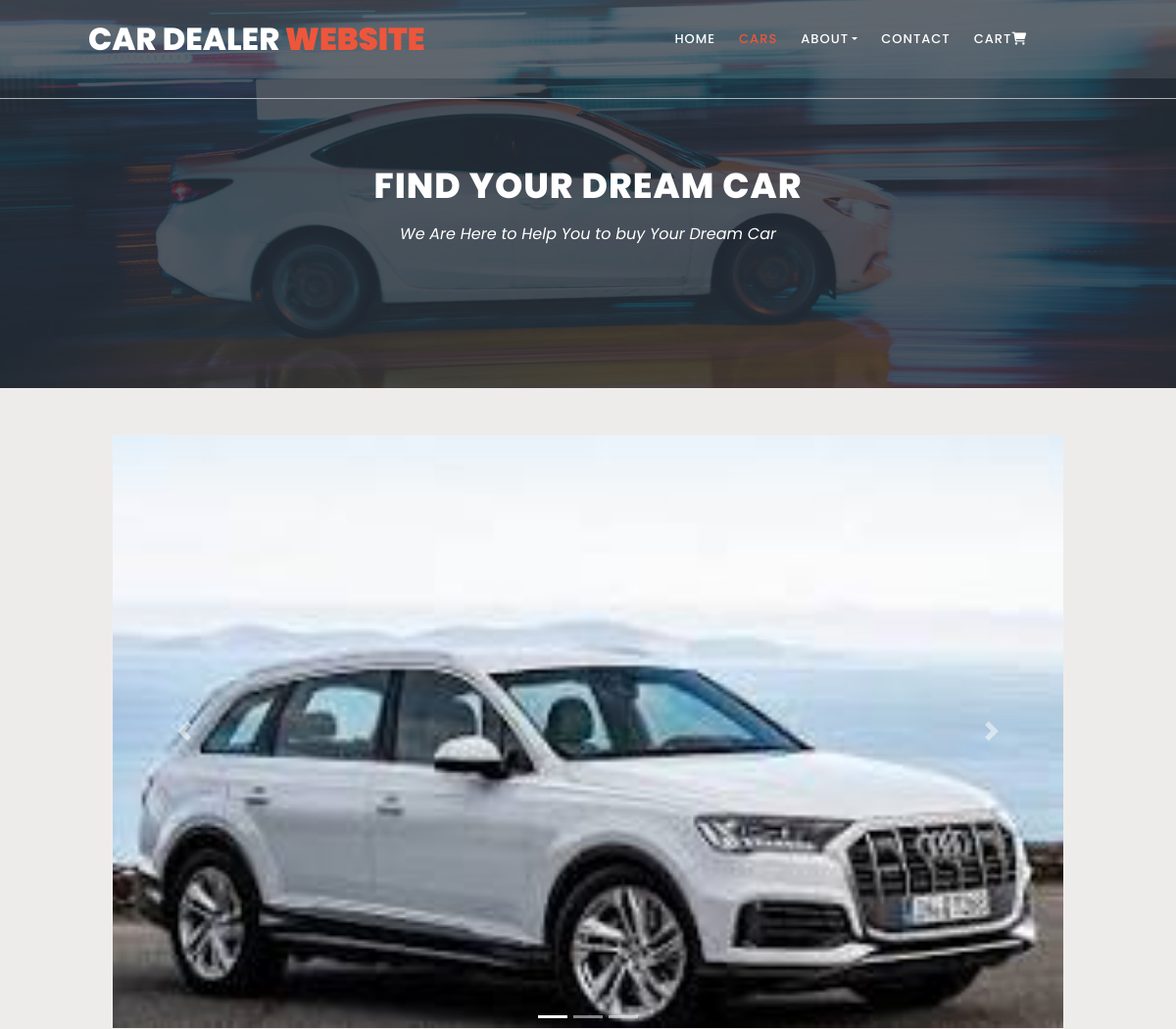
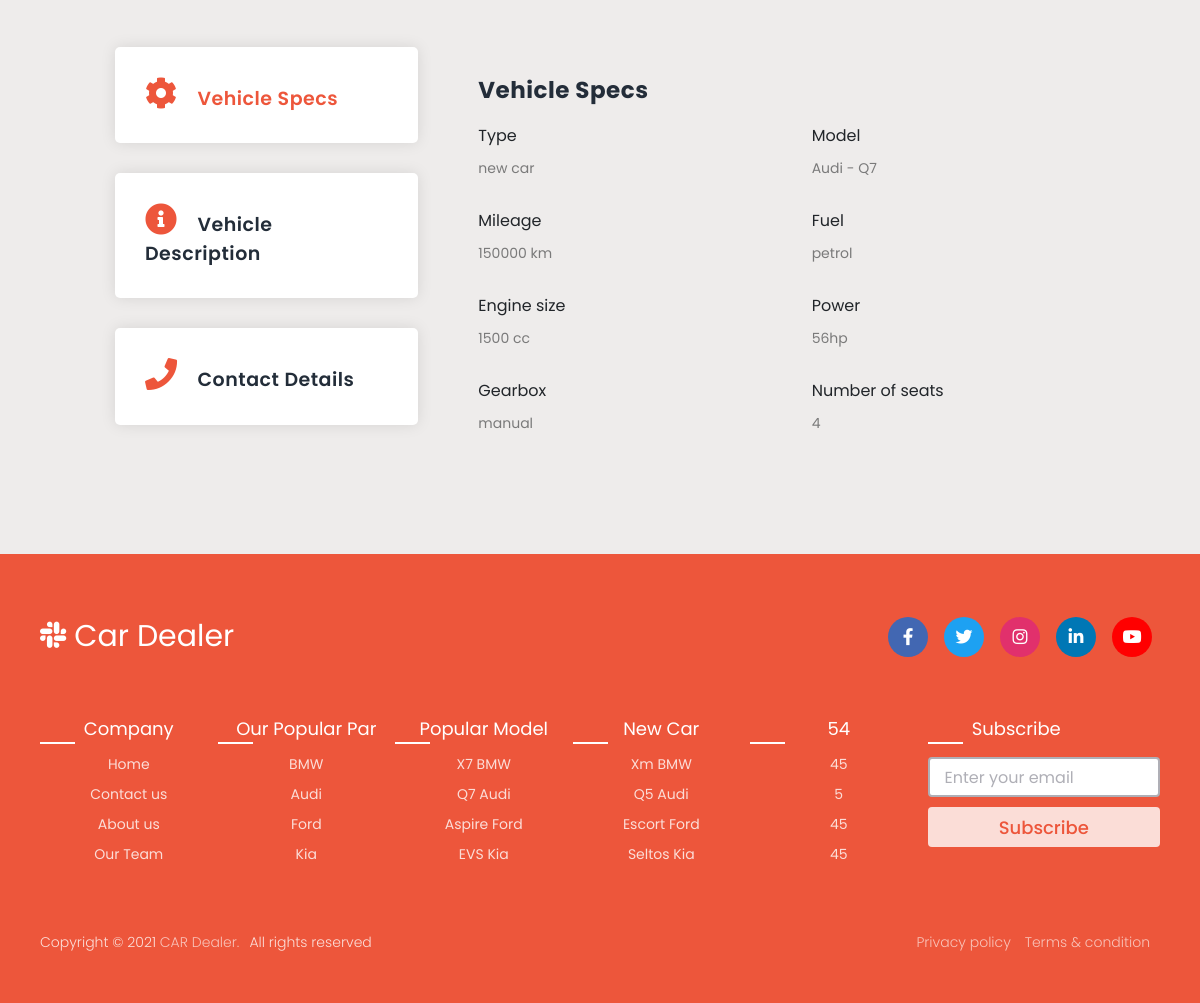
Page /user/car-details.php?carmodelId=3 on the committed database (2 pictures, top to bottom).
### tables this page shows
CREATE TABLE `detail_car` (
  `detail_id` int(11) NOT NULL,
  `id` int(11) NOT NULL,
  `doc` varchar(255) NOT NULL,
  `description` longtext NOT NULL,
  `mileage` varchar(255) NOT NULL,
  `enginesize` varchar(255) NOT NULL,
  `gearbox` varchar(255) NOT NULL,
  `type` varchar(255) NOT NULL,
  `fuel` varchar(255) NOT NULL,
  `power` varchar(255) NOT NULL,
  `seat` int(11) NOT NULL
);

CREATE TABLE `carmodel` (
  `id` int(11) NOT NULL,
  `car_id` int(11) NOT NULL,
  `doc` varchar(255) NOT NULL,
  `name` varchar(255) NOT NULL,
  `year` int(15) NOT NULL,
  `color` varchar(255) NOT NULL,
  `price` varchar(255) NOT NULL,
  `status` int(11) NOT NULL,
  `created_on` datetime NOT NULL DEFAULT current_timestamp(),
  `updated_on` datetime NOT NULL DEFAULT current_timestamp()
);

CREATE TABLE `footer` (
  `sno` int(11) NOT NULL,
  `title` varchar(255) NOT NULL,
  `value_1` varchar(255) NOT NULL,
  `value_2` varchar(255) NOT NULL,
  `value_3` varchar(255) NOT NULL,
  `value_4` varchar(255) NOT NULL,
  `created_on` datetime NOT NULL DEFAULT current_timestamp(),
  `updated_on` datetime NOT NULL DEFAULT current_timestamp()
);

### user/car-details.php (the view, shortened to what this page needs)
<?php
include 'dbconnection.php';
if(isset($_GET['carmodelId']))
{
  $carmodelId = $_GET['carmodelId'];
  $sql = "SELECT * FROM detail_car WHERE id = $carmodelId";
}else{
  $sql = "SELECT * FROM detail_car";
}
$result = $conn->query($sql);
?>
<!DOCTYPE html>
<html lang="en">
  <head>
    <link rel="stylesheet" type="text/css" href="assets/css/bootstrap.min.css">
    <link rel="stylesheet" type="text/css" href="assets/css/font-awesome.css">
    <link rel="stylesheet" href="assets/css/style.css">
    <link rel="stylesheet" href="https://cdnjs.cloudflare.com/ajax/libs/font-awesome/6.0.0/css/all.min.css">
    </head>
    <body>
    <header class="header-area header-sticky">
        <div class="container">
            <div class="row">
                <div class="col-12">
                    <nav class="main-nav">
                        <a href="index.php" class="logo">Car Dealer<em> Website</em></a>
                        <ul class="nav">
                            <li><a href="index.php">Home</a></li>
                            <li><a href="cars.php" class="active">Cars</a></li>
                            <li class="dropdown">
                                <a class="dropdown-toggle" data-toggle="dropdown" href="#" role="button" aria-haspopup="true" aria-expanded="false">About</a>
                            </li>
                            <li><a href="contact.php">Contact</a></li>
                            <li><a href="cart.php" >Cart<i class="fa-sharp fa-solid fa-cart-shopping"></i></a></li>
                    </nav>
                </div>
            </div>
        </div>
    </header>
    <section class="section section-bg" id="call-to-action" style="background-image: url(assets/images/banner-image-1-1920x500.jpg)">
        <div class="container">
            <div class="row">
                <div class="col-lg-10 offset-lg-1">
                    <div class="cta-content">
                        <br>
                        <br>
                        <h2>Find Your Dream Car</h2>
                        <p><em>We Are Here to Help You to buy Your Dream Car</em><p>
                    </div>
                </div>
            </div>
        </div>
    </section>
    <section class="section" id="trainers">
        <div class="container">
            <br>
            <br>
            <?php if ($result->num_rows > 0) {
                     while ($rows=$result->fetch_assoc()){?>
            <div id="carouselExampleIndicators" class="carousel slide" data-ride="carousel">
              <ol class="carousel-indicators">
                <li data-target="#carouselExampleIndicators" data-slide-to="0" class="active"></li>
                <li data-target="#carouselExampleIndicators" data-slide-to="1"></li>
                <li data-target="#carouselExampleIndicators" data-slide-to="2"></li>
              </ol>
              <div class="carousel-inner">
                <div class="carousel-item active">
                  <img class="d-block w-100 h-80" src="../admin/carmodel/<?php echo $rows['doc']; ?>" alt="First slide">
                </div>
              </div>
              <a class="carousel-control-prev" href="#carouselExampleIndicators" role="button" data-slide="prev">
                <span class="carousel-control-prev-icon" aria-hidden="true"></span>
              </a>
              <a class="carousel-control-next" href="#carouselExampleIndicators" role="button" data-slide="next">
                <span class="carousel-control-next-icon" aria-hidden="true"></span>
              </a>
            </div>
            <br>
            <br>
            <div class="row" id="tabs">
              <div class="col-lg-4">
                <ul>
                  <li><a href='#tabs-1'><i class="fa fa-cog"></i> Vehicle Specs</a></li>
                  <li><a href='#tabs-2'><i class="fa fa-info-circle"></i> Vehicle Description</a></li>
                  <li><a href='#tabs-4'><i class="fa fa-phone"></i> Contact Details</a></li>
                </ul>
              </div>
              <div class="col-lg-8">
                <section class='tabs-content' style="width: 100%;">
                  <article id='tabs-1'>
                    <h4>Vehicle Specs</h4>
                    <div class="row">
                       <div class="col-sm-6">
                            <label>Type</label>
                            <p><?php echo $rows['type']; ?></p>
                       </div>
                       <div class="col-sm-6">
                             <label> Model</label>
                             <?php
                                $sql1 = "SELECT name FROM carmodel WHERE id = $carmodelId";
                                $result1 = $conn->query($sql1);
                                $rows1=$result1->fetch_assoc();
                              ?>
                             <p><?php echo $rows1['name']; ?></p>
                        </div>
                       <div class="col-sm-6">
                         <label>Mileage</label>
                         <p><?php echo $rows['mileage']; ?></p>
                        </div>
                        <div class="col-sm-6">
                          <label>Fuel</label>
                          <p><?php echo $rows['fuel']; ?></p>
                        </div>
                        <div class="col-sm-6">
                          <label>Engine size</label>
                          <p><?php echo $rows['enginesize']; ?></p>
                        </div>
                        <div class="col-sm-6">
                          <label>Power</label>
                          <p><?php echo $rows['power']; ?></p>
                        </div>
                        <div class="col-sm-6">
                          <label>Gearbox</label>
                          <p><?php echo $rows['gearbox']; ?></p>
                        </div>
                        <div class="col-sm-6">
                          <label>Number of seats</label>
                          <p><?php echo $rows['seat']; ?></p>
                        </div>
                      </div>
                  </article>
                    <?php  }} ?>
                </section>
              </div>
            </div>
        </div>
    </section>
   <?php include_once('footer.php') ?>
  </body>
</html>

### user/footer.php (shortened to what this page needs)
<?php
include 'dbconnection.php';
$sql = "SELECT * FROM `footer`";
  $result = mysqli_query($conn, $sql);
?>
<!DOCTYPE html>
<html lang="en" dir="ltr">
  <head>
    <link rel="stylesheet" href="style.css">
    <link rel="stylesheet" href="https://cdnjs.cloudflare.com/ajax/libs/font-awesome/5.15.2/css/all.min.css"/>
   </head>
<body>
<footer>
    <div class="content">
      <div class="top">
        <div class="logo-details">
          <i class="fab fa-slack"></i>
          <span class="logo_name">Car Dealer</span>
        </div>
        <div class="media-icons">
          <a href="#"><i class="fab fa-facebook-f"></i></a>
          <a href="#"><i class="fab fa-twitter"></i></a>
          <a href="#"><i class="fab fa-instagram"></i></a>
          <a href="#"><i class="fab fa-linkedin-in"></i></a>
          <a href="#"><i class="fab fa-youtube"></i></a>
        </div>
      </div>
      <div class="link-boxes">
        <ul class="box">
          <li class="link_name">Company</li>
          <li><a href="index.html">Home</a></li>
          <li><a href="contact.php">Contact us</a></li>
          <li><a href="about.php">About us</a></li>
          <li><a href="team.php">Our Team</a></li>
        </ul>
        <?php if ($result->num_rows > 0) {
         while($row = mysqli_fetch_assoc($result)){?>
        <ul class="box">
          <li class="link_name"><?php echo $row['title'];?></li>
          <li><a href="#"><?php echo $row['value_1'];?></a></li>
          <li><a href="#"><?php echo $row['value_2'];?></a></li>
          <li><a href="#"><?php echo $row['value_3'];?></a></li>
          <li><a href="#"><?php echo $row['value_4'];?></a></li>
        </ul>
        <?php }} ?>
        <ul class="box input-box">
          <li class="link_name">Subscribe</li>
          <li><input type="text" placeholder="Enter your email"></li>
          <li><input type="button" value="Subscribe"></li>
        </ul>
      </div>
    </div>
    <div class="bottom-details">
      <div class="bottom_text">
        <span class="copyright_text">Copyright © 2021 <a href="#">CAR Dealer.</a>All rights reserved</span>
        <span class="policy_terms">
          <a href="#">Privacy policy</a>
          <a href="#">Terms & condition</a>
        </span>
      </div>
    </div>
  </footer>
</body>
</html>

### user/style.css (style rules this page uses)
body { background-color: #E3E7E8; font-family: system-ui; }
.container { width: 1000px; margin: auto; transition: 0.5s; }
header { display: grid; grid-template-columns: 1fr 50px; margin-top: 0px; }

### user/footer.php (style rules this page uses)
* { margin: 0; padding: 0; box-sizing: border-box; font-family: "Poppins" , sans-serif; }
body { min-height: 100vh; width: 100%; background: #EEECEB; }
footer { background: #ed563b; width: 100%; bottom: 0; left: 0; }
footer::before { content: ''; position: absolute; left: 0; top: 100px; height: 1px; width: 100%; background: #AFAFB6; }
footer .content { max-width: 1250px; margin: auto; padding: 30px 40px 40px 40px; }
footer .content .top { display: flex; align-items: center; justify-content: space-between; margin-bottom: 50px; }
.content .top .logo-details { color: #fff; font-size: 30px; }
.content .top .media-icons { display: flex; }
.content .top .media-icons a { height: 40px; width: 40px; margin: 0 8px; border-radius: 50%; text-align: center; line-height: 40px; color: #fff; font-size: 17px; text-decoration: none; transition: all 0.4s ease; }
.top .media-icons a:nth-child(1) { background: #4267B2; }
.top .media-icons a:nth-child(2) { background: #1DA1F2; }
.top .media-icons a:nth-child(3) { background: #E1306C; }
.top .media-icons a:nth-child(4) { background: #0077B5; }
.top .media-icons a:nth-child(5) { background: #FF0000; }
footer .content .link-boxes { width: 100%; display: flex; justify-content: space-between; }
footer .content .link-boxes .box { width: calc(100% / 5 - 10px); }
.content .link-boxes .box .link_name { color: #fff; font-size: 18px; font-weight: 400; margin-bottom: 10px; position: relative; }
.link-boxes .box .link_name::before { content: ''; position: absolute; left: 0; bottom: -2px; height: 2px; width: 35px; background: #fff; }
.content .link-boxes .box li { margin: 6px 0; list-style: none; }
.content .link-boxes .box li a { color: #fff; font-size: 14px; font-weight: 400; text-decoration: none; opacity: 0.8; transition: all 0.4s ease }
.content .link-boxes .input-box { margin-right: 55px; }
.link-boxes .input-box input { height: 40px; width: calc(100% + 55px); outline: none; border: 2px solid #AFAFB6; background: #fff; border-radius: 4px; padding: 0 15px; font-size: 15px; color: #ed563b; margin-top: 5px; }
.link-boxes .input-box input::placeholder { color: #AFAFB6; font-size: 16px; }
.link-boxes .input-box input[type="button"] { background: #fff; color: #ed563b; border: none; font-size: 18px; font-weight: 500; margin: 4px 0; opacity: 0.8; cursor: pointer; transition: all 0.4s ease; }
footer .bottom-details { width: 100%; background: #ed563b; }
footer .bottom-details .bottom_text { max-width: 1250px; margin: auto; padding: 20px 40px; display: flex; justify-content: space-between; }
.bottom-details .bottom_text span, .bottom-details .bottom_text a { font-size: 14px; font-weight: 300; color: #fff; opacity: 0.8; text-decoration: none; }
.bottom-details .bottom_text a { margin-right: 10px; }

### rows in the picture
detail_car: doc (picture), type "new car", id.name "Audi - Q7", mileage "150000 km", fuel "petrol", enginesize "1500 cc", power "56hp", gearbox "manual", seat "4"
footer: title "Our Popular Par", value_1 "BMW", value_2 "Audi", value_3 "Ford", value_4 "Kia"
footer: title "Popular Model", value_1 "X7 BMW", value_2 "Q7 Audi", value_3 "Aspire Ford", value_4 "EVS Kia"
footer: title "New Car", value_1 "Xm BMW", value_2 "Q5 Audi", value_3 "Escort Ford", value_4 "Seltos Kia"
footer: title "54", value_1 "45", value_2 "5", value_3 "45", value_4 "45"
